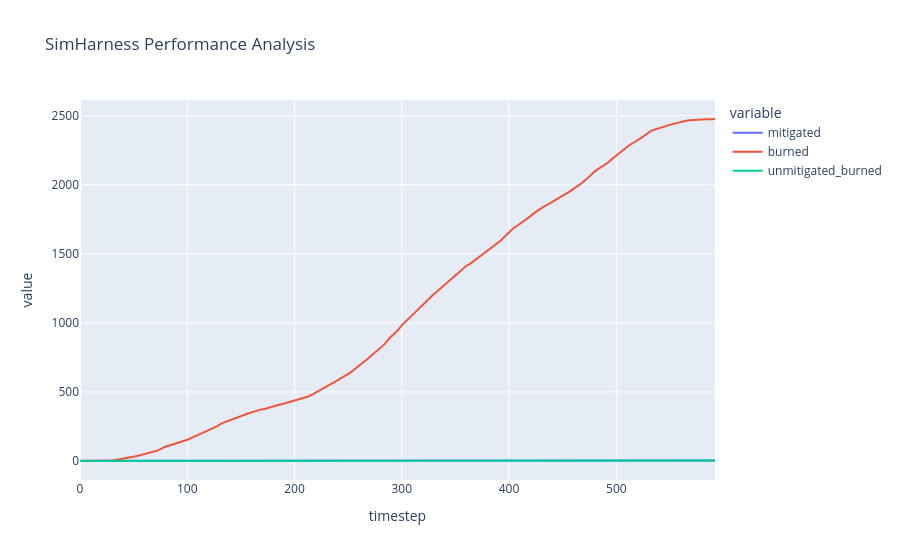

The code cell stored with this chart in its notebook:
### Code cell
#sh_burned_plot = px.line(eval_analytics, x="timestep", y=['mitigated','burned','unmitigated_burned'], title='SimHarness Performance Analysis')
#sh_burned_plot.show()

### Figure 1 — Plotly figure (JSON) as saved in the notebook; plotly's stock layout.template omitted (floating-point values rounded to 4 significant figures; data arrays with more than 128 entries replaced by an {"elided": "..."} marker saying what was removed)
{"data": [{"hovertemplate": "variable=mitigated<br>timestep=%{x}<br>value=%{y}<extra></extra>", "legendgroup": "mitigated", "line": {"color": "#636efa", "dash": "solid"}, "marker": {"symbol": "circle"}, "mode": "lines", "name": "mitigated", "orientation": "v", "showlegend": true, "type": "scatter", "x": {"elided": "149 int values"}, "xaxis": "x", "y": {"elided": "149 int values"}, "yaxis": "y"}, {"hovertemplate": "variable=burned<br>timestep=%{x}<br>value=%{y}<extra></extra>", "legendgroup": "burned", "line": {"color": "#EF553B", "dash": "solid"}, "marker": {"symbol": "circle"}, "mode": "lines", "name": "burned", "orientation": "v", "showlegend": true, "type": "scatter", "x": {"elided": "149 int values"}, "xaxis": "x", "y": {"elided": "149 int values"}, "yaxis": "y"}, {"hovertemplate": "variable=unmitigated_burned<br>timestep=%{x}<br>value=%{y}<extra></extra>", "legendgroup": "unmitigated_burned", "line": {"color": "#00cc96", "dash": "solid"}, "marker": {"symbol": "circle"}, "mode": "lines", "name": "unmitigated_burned", "orientation": "v", "showlegend": true, "type": "scatter", "x": {"elided": "149 int values"}, "xaxis": "x", "y": {"elided": "149 int values"}, "yaxis": "y"}], "layout": {"legend": {"title": {"text": "variable"}, "tracegroupgap": 0}, "title": {"text": "SimHarness Performance Analysis"}, "xaxis": {"anchor": "y", "domain": [0, 1], "title": {"text": "timestep"}}, "yaxis": {"anchor": "x", "domain": [0, 1], "title": {"text": "value"}}}}
